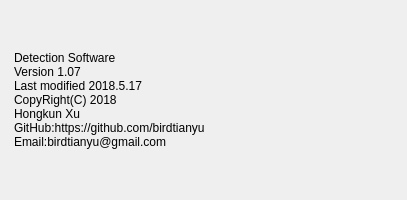
<?xml version="1.0" encoding="UTF-8"?>
<ui version="4.0">
 <class>AuthorWindow</class>
 <widget class="QMainWindow" name="AuthorWindow">
  <property name="geometry">
   <rect>
    <x>0</x>
    <y>0</y>
    <width>407</width>
    <height>200</height>
   </rect>
  </property>
  <property name="maximumSize">
   <size>
    <width>1057</width>
    <height>826</height>
   </size>
  </property>
  <property name="windowTitle">
   <string>开发者信息</string>
  </property>
  <widget class="QWidget" name="centralwidget">
   <property name="autoFillBackground">
    <bool>false</bool>
   </property>
   <layout class="QHBoxLayout" name="horizontalLayout">
    <item>
     <widget class="QLabel" name="label">
      <property name="text">
       <string>Detection Software
Version 1.07
Last modified 2018.5.17
CopyRight(C) 2018
Hongkun Xu
GitHub:https://github.com/birdtianyu
Email:birdtianyu@gmail.com </string>
      </property>
      <property name="textFormat">
       <enum>Qt::PlainText</enum>
      </property>
      <property name="margin">
       <number>5</number>
      </property>
      <property name="indent">
       <number>5</number>
      </property>
      <property name="openExternalLinks">
       <bool>false</bool>
      </property>
     </widget>
    </item>
    <item>
     <widget class="QLabel" name="label_2">
      <property name="text">
       <string/>
      </property>
      <property name="pixmap">
       <pixmap>../../../myicon.png</pixmap>
      </property>
     </widget>
    </item>
   </layout>
  </widget>
 </widget>
 <resources>
  <include location="C:/Users/徐宏坤/Desktop/food.qrc"/>
 </resources>
 <connections/>
</ui>
